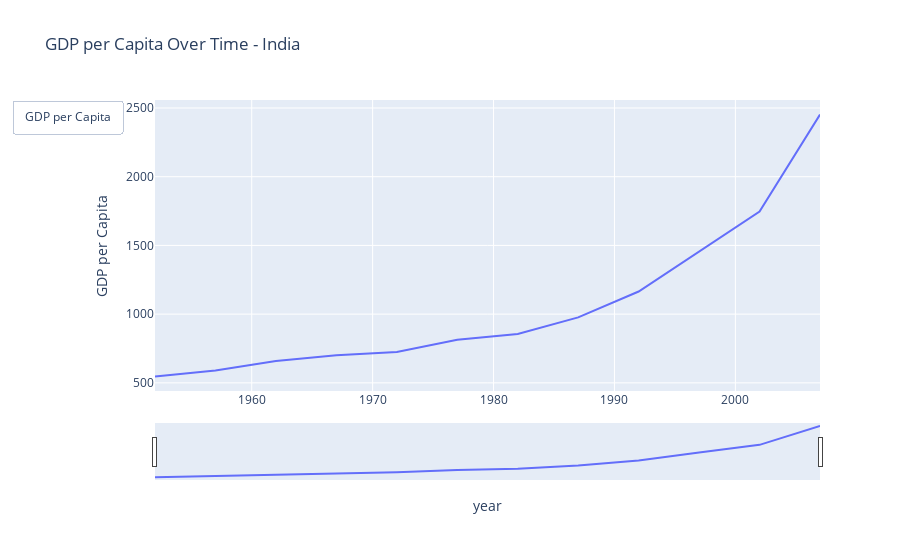

The code cell stored with this chart in its notebook:
### Code cell
# Interact with plots using slector
# Importing Libraries
import plotly.express as px

# Load data for India
df_india = px.data.gapminder().query("country=='India'")

# Create a line chart with range slider and selector
fig = px.line(df_india,
              x='year',
              y='gdpPercap',
              title='GDP per Capita Over Time - India',
              labels={'gdpPercap': 'GDP per Capita'},
              line_shape='linear',
              range_x=[1952, 2007],  # Set the initial range for the x-axis
              height=500)

# Add a range slider for the x-axis
fig.update_xaxes(rangeslider_visible=True)

# Add a dropdown selector for the y-axis
fig.update_layout(
    updatemenus=[
        dict(
            type='buttons',
            showactive=False,
            buttons=[
                dict(label='GDP per Capita',
                     method='update',
                     args=[{'y': [df_india['gdpPercap']],
                            'labels': {'y': 'GDP per Capita'}}]),
                # You can add more buttons for other variables if needed
            ],
        ),
    ]
)

# Display the plot
fig.show()

### Figure 1 — Plotly figure (JSON) as saved in the notebook; plotly's stock layout.template omitted (floating-point values rounded to 4 significant figures)
{"data": [{"hovertemplate": "year=%{x}<br>GDP per Capita=%{y}<extra></extra>", "legendgroup": "", "line": {"color": "#636efa", "dash": "solid", "shape": "linear"}, "marker": {"symbol": "circle"}, "mode": "lines", "name": "", "orientation": "v", "showlegend": false, "type": "scatter", "x": [1952, 1957, 1962, 1967, 1972, 1977, 1982, 1987, 1992, 1997, 2002, 2007], "xaxis": "x", "y": [546.6, 590.1, 658.3, 700.8, 724.0, 813.3, 855.7, 976.5, 1164.0, 1459.0, 1747.0, 2452.0], "yaxis": "y"}], "layout": {"autosize": true, "legend": {"tracegroupgap": 0}, "title": {"text": "GDP per Capita Over Time - India"}, "updatemenus": [{"buttons": [{"args": [{"labels": {"y": "GDP per Capita"}, "y": [[546.6, 590.1, 658.3, 700.8, 724.0, 813.3, 855.7, 976.5, 1164.0, 1459.0, 1747.0, 2452.0]]}], "label": "GDP per Capita", "method": "update"}], "showactive": false, "type": "buttons"}], "xaxis": {"anchor": "y", "domain": [0, 1], "range": [1952, 2007], "rangeslider": {"autorange": true, "range": [1952, 2007], "visible": true, "yaxis": {"_template": null, "rangemode": "match"}}, "title": {"text": "year"}, "type": "linear"}, "yaxis": {"anchor": "x", "autorange": true, "domain": [0, 1], "range": [440.7, 2558.0], "title": {"text": "GDP per Capita"}, "type": "linear"}}}
